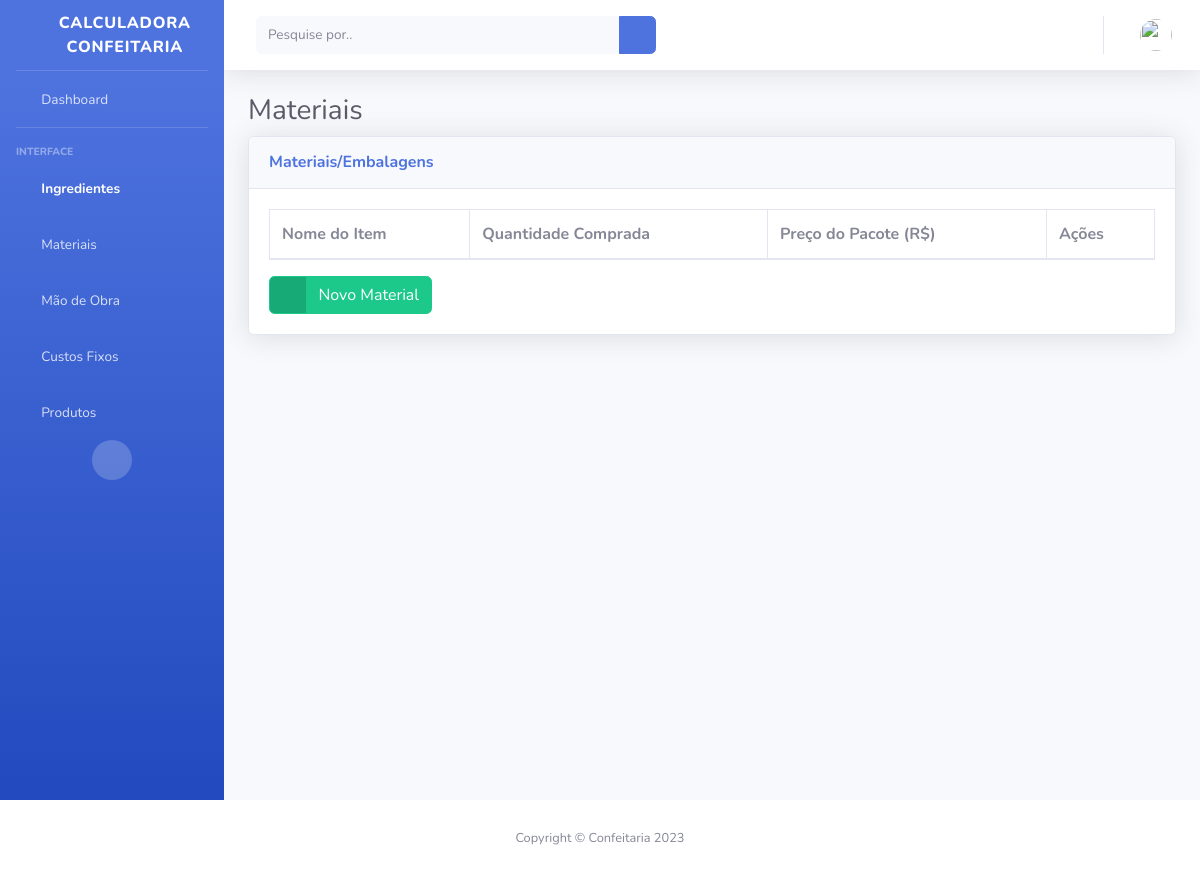
Page /material-list (signed in) on the earlier database version.
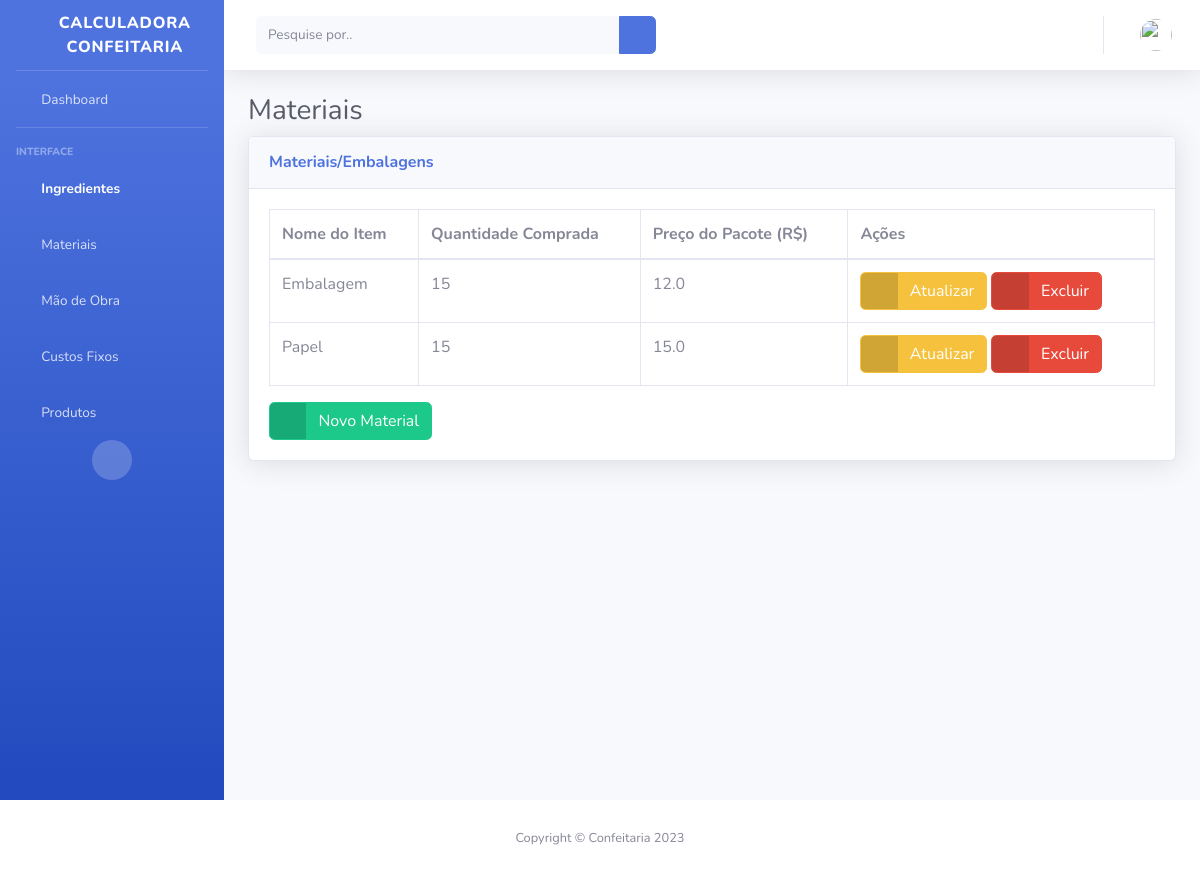
Same page on the later database version.
### myapp/models.py (models this page shows, shortened)
class Material(models.Model):
    user = models.ForeignKey(CustomUser, blank=True, on_delete=models.CASCADE)
    name = models.CharField(_("Nome do Item:"), db_column='name', max_length=100, blank=False)
    quantity = models.IntegerField(
        _("Quantidade Comprada:"), db_column='quantity', blank=False)
    price = models.FloatField(_("(R$) Preço do Pacote de Embalagem:"), db_column='price', blank=False)
    class Meta:
        ordering = ["name"]

### myapp/views.py (the view)
# urls.py: path('material-list', views.materialList, name='material-list'),
@login_required
def materialList(request):
    current_user = request.user
    materials = current_user.material_set.all()
    return render(request, "material-list.html", {'materials': materials})

### myapp/templates/material-list.html
{% extends "base.html" %}
{% block content %}
<h1 class="h3 mb-2 text-gray-800">Materiais</h1>
<div class="card shadow mb-4">
<div class="card-header py-3">
    <h6 class="m-0 font-weight-bold text-primary">Materiais/Embalagens</h6>
</div>
<div class="card-body">
    <div class="table-responsive">
        <table class="table table-bordered" id="dataTable" width=100%" cellspacing="0">
            <thead>
                <tr>
                    <th scope="col">Nome do Item</th>
                    <th scope="col">Quantidade Comprada</th>
                    <th scope="col">Preço do Pacote (R$)</th>
                    <th scope="col">Ações</th>
                </tr>
            </thead>
            <tbody>
                {% for material in materials %}
                <tr>
                    <td>{{ material.name }}</td>
                    <td>{{ material.quantity }}</td>
                    <td>{{ material.price }}</td>
                    <td>
                        <a href="/material-update/{{ material.id }}" class="btn btn-warning btn-icon-split">
                                    <span class="icon text-white-50">
                                        <i class="fas fa-edit"></i>
                                    </span>
                                    <span class="text">Atualizar</span>
                        </a>
                        <a href="/material-delete/{{ material.id }}" class="btn btn-danger btn-icon-split">
                                    <span class="icon text-white-50">
                                        <i class="fas fa-trash"></i>
                                    </span>
                                    <span class="text">Excluir</span>
                        </a>
                    </td>
                </tr>
                {% endfor %}
            </tbody>
        </table>
        <a href="{%url 'material-create' %}" class="btn btn-success btn-icon-split">
                <span class="icon text-white-50">
                <i class="fas fa-plus"></i>
                </span>
                <span class="text">Novo Material</span>
        </a>
    </div>
</div>
</div>
{% endblock %}

Differences in the rows shown:
added Material: name "Embalagem", quantity "15", price "12.0"
added Material: name "Papel", quantity "15", price "15.0"
